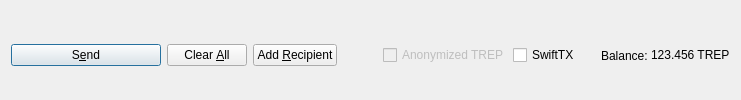
         <widget class="QFrame" name="frame_Send">
          <layout class="QHBoxLayout" name="horizontalLayout">
           <property name="bottomMargin">
            <number>0</number>
           </property>
           <item>
            <widget class="QPushButton" name="sendButton">
             <property name="minimumSize">
              <size>
               <width>150</width>
               <height>0</height>
              </size>
             </property>
             <property name="toolTip">
              <string>Confirm the send action</string>
             </property>
             <property name="text">
              <string>S&amp;end</string>
             </property>
             <property name="icon">
              <iconset resource="../trepco.qrc">
               <normaloff>:/icons/send</normaloff>:/icons/send</iconset>
             </property>
             <property name="autoDefault">
              <bool>false</bool>
             </property>
             <property name="default">
              <bool>true</bool>
             </property>
            </widget>
           </item>
           <item>
            <widget class="QPushButton" name="clearButton">
             <property name="sizePolicy">
              <sizepolicy hsizetype="Minimum" vsizetype="Fixed">
               <horstretch>0</horstretch>
               <verstretch>0</verstretch>
              </sizepolicy>
             </property>
             <property name="toolTip">
              <string>Clear all fields of the form.</string>
             </property>
             <property name="text">
              <string>Clear &amp;All</string>
             </property>
             <property name="icon">
              <iconset resource="../trepco.qrc">
               <normaloff>:/icons/remove</normaloff>:/icons/remove</iconset>
             </property>
             <property name="autoDefault">
              <bool>false</bool>
             </property>
            </widget>
           </item>
           <item>
            <widget class="QPushButton" name="addButton">
             <property name="toolTip">
              <string>Send to multiple recipients at once</string>
             </property>
             <property name="text">
              <string>Add &amp;Recipient</string>
             </property>
             <property name="icon">
              <iconset resource="../trepco.qrc">
               <normaloff>:/icons/add</normaloff>:/icons/add</iconset>
             </property>
             <property name="autoDefault">
              <bool>false</bool>
             </property>
            </widget>
           </item>
           <item>
            <spacer name="horizontalSpacer">
             <property name="orientation">
              <enum>Qt::Horizontal</enum>
             </property>
             <property name="sizeHint" stdset="0">
              <size>
               <width>40</width>
               <height>20</height>
              </size>
             </property>
            </spacer>
           </item>
           <item>
            <layout class="QHBoxLayout" name="horizontalLayout_2">
             <property name="spacing">
              <number>3</number>
             </property>
             <item>
              <widget class="QCheckBox" name="checkzTREP">
               <property name="enabled">
                <bool>false</bool>
               </property>
               <property name="text">
                <string>Anonymized TREP</string>
               </property>
              </widget>
             </item>
             <item>
              <widget class="QCheckBox" name="checkSwiftTX">
               <property name="enabled">
                <bool>true</bool>
               </property>
               <property name="minimumSize">
                <size>
                 <width>85</width>
                 <height>0</height>
                </size>
               </property>
               <property name="text">
                <string>SwiftTX</string>
               </property>
              </widget>
             </item>
             <item>
              <widget class="QLabel" name="label">
               <property name="text">
                <string>Balance:</string>
               </property>
              </widget>
             </item>
             <item>
              <widget class="QLabel" name="labelBalance">
               <property name="sizePolicy">
                <sizepolicy hsizetype="Preferred" vsizetype="Fixed">
                 <horstretch>0</horstretch>
                 <verstretch>0</verstretch>
                </sizepolicy>
               </property>
               <property name="cursor">
                <cursorShape>IBeamCursor</cursorShape>
               </property>
               <property name="text">
                <string notr="true">123.456 TREP</string>
               </property>
               <property name="textInteractionFlags">
                <set>Qt::LinksAccessibleByMouse|Qt::TextSelectableByKeyboard|Qt::TextSelectableByMouse</set>
               </property>
              </widget>
             </item>
            </layout>
           </item>
          </layout>
         </widget>
